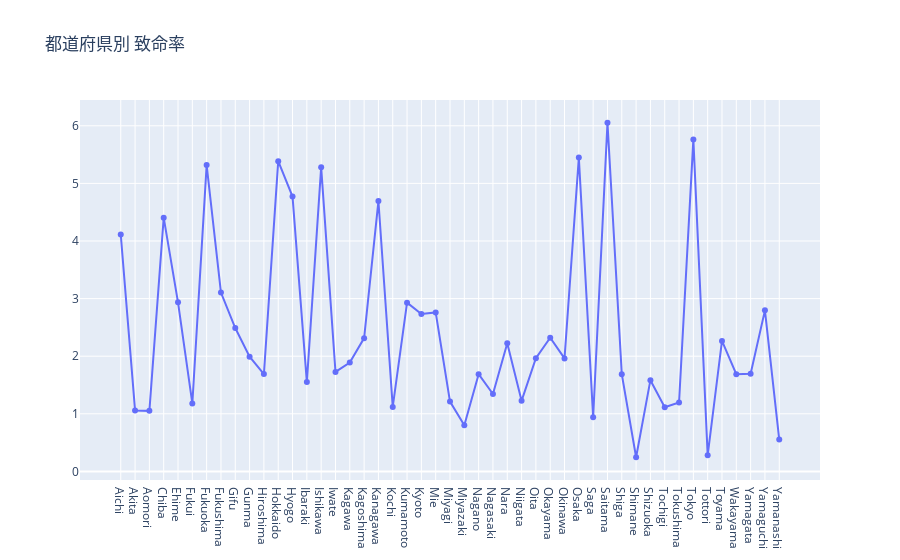

Notebook code cell kept with this figure:
### Code cell
fig = go.Figure()
fig.add_trace(go.Scatter(x=fatality_ratio.Prefecture, y=fatality_ratio['Fatality-Ratio'], name="Fatality-Ratio",line_shape='linear'))

fig.update_traces(mode='lines+markers')
fig.update_layout(title='都道府県別 致命率',legend=dict(y=0.5, traceorder='reversed', font_size=16))

fig.show()

### Figure 1 — Plotly figure (JSON) as saved in the notebook; plotly's stock layout.template omitted (floating-point values rounded to 4 significant figures)
{"data": [{"line": {"shape": "linear"}, "mode": "lines+markers", "name": "Fatality-Ratio", "type": "scatter", "x": ["Aichi", "Akita", "Aomori", "Chiba", "Ehime", "Fukui", "Fukuoka", "Fukushima", "Gifu", "Gunma", "Hiroshima", "Hokkaido", "Hyogo", "Ibaraki", "Ishikawa", "Iwate", "Kagawa", "Kagoshima", "Kanagawa", "Kochi", "Kumamoto", "Kyoto", "Mie", "Miyagi", "Miyazaki", "Nagano", "Nagasaki", "Nara", "Niigata", "Oita", "Okayama", "Okinawa", "Osaka", "Saga", "Saitama", "Shiga", "Shimane", "Shizuoka", "Tochigi", "Tokushima", "Tokyo", "Tottori", "Toyama", "Wakayama", "Yamagata", "Yamaguchi", "Yamanashi"], "y": [4.113, 1.059, 1.051, 4.405, 2.936, 1.18, 5.318, 3.106, 2.49, 1.992, 1.69, 5.386, 4.771, 1.55, 5.282, 1.728, 1.89, 2.314, 4.694, 1.119, 2.93, 2.732, 2.76, 1.212, 0.7996, 1.688, 1.344, 2.223, 1.225, 1.966, 2.321, 1.962, 5.45, 0.9395, 6.053, 1.688, 0.2457, 1.584, 1.113, 1.197, 5.764, 0.2798, 2.265, 1.688, 1.694, 2.796, 0.552]}], "layout": {"legend": {"font": {"size": 16}, "traceorder": "reversed", "y": 0.5}, "title": {"text": "都道府県別 致命率"}}}
